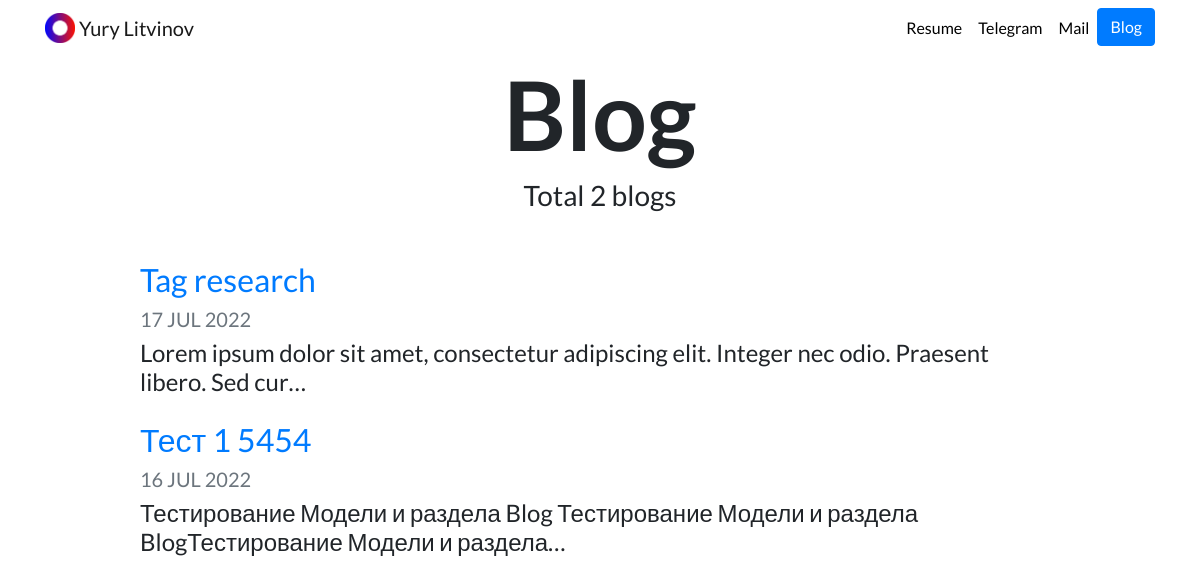
Screenshot of /blog/ with the database file from the repository.
### blog/models.py (models this page shows, shortened)
class Blog(models.Model):
    title = models.CharField(max_length=200)
    description = models.TextField()
    date = models.DateField()

### blog/views.py (the view)
# urls.py: path('', views.all_blogs, name='all_blogs'),
def all_blogs(request):
    blogs = Blog.objects.order_by('-date')
    return render(request, 'blog/all_blogs.html', {'blogs':blogs})

### blog/templates/blog/all_blogs.html
{% extends "portfolio/base.html" %}
{% load static %}
{% block content %}
    <h1 id="blogtitle" class="font-weight-bold text-center">Blog</h1>
    <h3 class="text-center mb-5">Total {{ blogs.count }} blog{{ blogs.count|pluralize }}</h3>
    {% for blog in blogs %}
    <div class="row justify-content-center my-3">
      <div class="col-md-10">
        <a href="{% url 'blog:detail' blog.id %}">
          <h2>{{ blog.title }}</h2>
        </a>
        <h5 class="text-muted">{{ blog.date|date:'d M Y'|upper }}</h5>
        <h4>{{ blog.description|striptags|truncatechars:100 }}</h4>
      </div>
    </div>
    {% endfor %}
{% endblock %}

### portfolio/templates/portfolio/base.html (shortened to what this page needs)
{% load static %}
<!doctype html>
<html lang="en">
  <head>
  <link rel="stylesheet" href="https://stackpath.bootstrapcdn.com/bootstrap/4.4.1/css/bootstrap.min.css">
  <link rel="stylesheet" href="{% static "portfolio/custom.css" %}">
  </head>
  <body>
    <nav id="topNav" class="navbar navbar-expand-md navbar-light">
      <div class="container">
        <a class="navbar-brand" href="{% url 'home' %}">
          <img src="{% static "portfolio/Logo.png" %}" width="30" height="30" class="d-inline-block align-top" alt="Yury's Logo">
          <span>Yury Litvinov</span>
        </a>
        <div class="collapse navbar-collapse text-center" id="navbarNav">
          <ul class="navbar-nav ml-auto">
            <li class="nav-item">
              <a class="nav-link" href="{% static "portfolio/resume.pdf" %}">Resume</a>
            </li>
            <li class="nav-item">
              <a class="nav-link" href="https://t.me/Yury_Litvinov" target="_blank">Telegram</a>
            </li>
            <li class="nav-item">
              <a class="nav-link" href="mailto:litua@mail.ru" target="_blank">Mail</a>
            </li>
            <li>
              <a role="button" href="{% url 'blog:all_blogs' %}" class="btn btn-primary">Blog</a>
            </li>
          </ul>
        </div>
      </div>
    </nav>
    <div class="container">
      {% block content %}{% endblock %}
    </div>
  </body>
</html>

### portfolio/static/portfolio/custom.css (style rules this page uses)
.navbar-nav .nav-link { color: rgba(0,0,0,1) !important; }
body { font-family: 'Lato', sans-serif; }
#blogtitle { font-size: 6rem; }

### rows the page displays
Blog: title "Tag research", date "17 JUL 2022", description "Lorem ipsum dolor sit amet, consectetur adipiscing elit. Integer nec odio. Praesent libero. Sed cur…"
Blog: title "Тест 1 5454", date "16 JUL 2022", description "Тестирование Модели и раздела Blog Тестирование Модели и раздела BlogТестирование Модели и раздела…"

### other values shown
{{ blogs.count }} "2"
